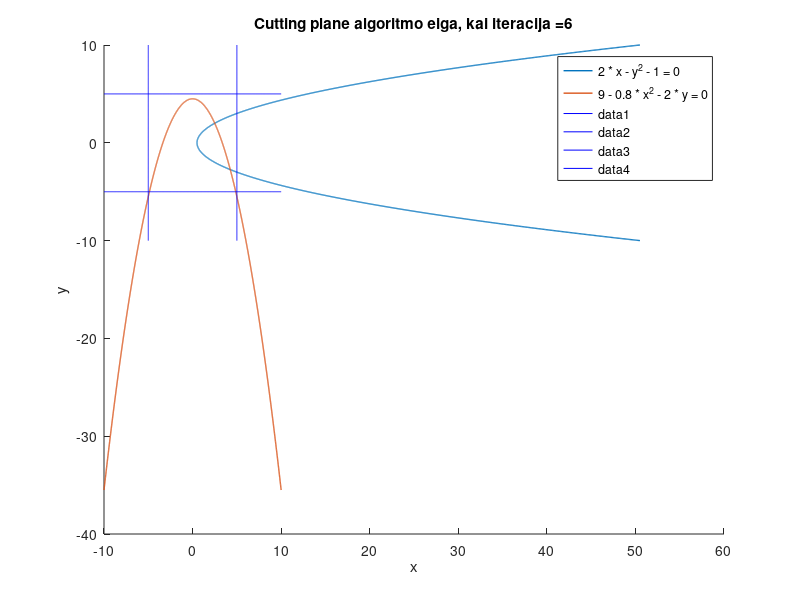

Here is the MATLAB script that generated this plot: (Note: this script raises an error after producing the figure.)
clear all
close all


x = -10:0.01:10;
xx = -10:0.01:10;
% plotting boundaries
% Y1 = sqrt(2.*x - 1);
Y2 = (9 - 0.8*(x.^2)) ./ 2;


figure

hold on
plot((x.^2 + 1) / 2, x,'LineWidth',1); % pirmas constraint
plot(x, Y2,'LineWidth',1);

legend('2 * x - y^2 - 1 = 0', '9 - 0.8 * x^2 - 2 * y = 0');
xlabel('x');
ylabel('y');
plot(x, 5*ones(size(x)), 'b');
plot(x, -5*ones(size(x)), 'b');
plot(5*ones(size(x)), x, 'b');
plot(-5*ones(size(x)), x, 'b');

% f(x,y) = -x - y
% subject to 2x - y^2 - 1 >= 0
% and 9 - 0.8*x^2 - 2y >= 0

% linearization of constraints
% new constraints -5 <= x <= 5 , -5 <= y <= 5
x_min = -500; x_max = 500;
y_min = -500; y_max = 500;


% Iterate while most demaged function is more than EPS
EPS = 1e-5;
f = [-1; -1];
A =  [];
b = [];
lb = [-5; -5];
ub = [5; 5];
hold on
X = [0,0];
ITER = 6;
str =strcat('Cutting plane algoritmo eiga, kai iteracija = ', int2str(ITER));
title(str)
oldpnt=X;
for i = 1:500
    [x,fval,exitflag,output,lambda] = linprog(f,A,b,[],[],lb,ub);
    x
    X = x;
    val1 = g1(X);
    val2 = g2(X);
    minval = min(val1, val2);
    if(abs(minval) < EPS)
        break;
    end
    % stuff
    if(g1(X) < g2(X))
        [grad_x, grad_y] = grad_g1(X);
        A = [A; -grad_x -grad_y];
        b = [b g1(X)-X(1)*grad_x-X(2)*grad_y];
        
        % Draw line
        
        %get two points :( sad
        x_low = -10;
        x_high = 10;
        
        pnt1 = [x_low, (-g1(X) -grad_x.*(x_low-X(1)) + grad_y*X(2))./grad_y]; 
        pnt2 = [x_high, (-g1(X) -grad_x.*(x_high-X(1)) + grad_y*X(2))./grad_y]; 
        
       if(i ~= ITER)
            pl = plot([pnt1(1), pnt2(1)], [pnt1(2) , pnt2(2)], '--','LineWidth',1, 'color', 'black');
            pl.Color=[0,0,0, 0.14];
       else
            pl = plot([pnt1(1), pnt2(1)], [pnt1(2) , pnt2(2)],'LineWidth',3, 'color', 'green');

       end
        %p1 = plot(xx, (-g1(X) -grad_x.*(xx-X(1)) + grad_y*X(2))./grad_y, 'black');
       
    else
        [grad_x, grad_y] = grad_g2(X);
        A = [A; -grad_x -grad_y];
        b = [b  g2(X)-X(1)*grad_x-X(2)*grad_y]; 
        
        % Draw line
        x_low = -10;
        x_high = 10;
        
        pnt1 = [x_low, (-g2(X) -grad_x.*(x_low-X(1)) + grad_y*X(2))./grad_y]; 
        pnt2 = [x_high, (-g2(X) -grad_x.*(x_high-X(1)) + grad_y*X(2))./grad_y]; 
        
       if(i ~= ITER)
            pl = plot([pnt1(1), pnt2(1)], [pnt1(2) , pnt2(2)], '--','LineWidth',1, 'color', 'black');
            pl.Color=[0,0,0, 0.14];
       else
            pl = plot([pnt1(1), pnt2(1)], [pnt1(2) , pnt2(2)],'LineWidth',3, 'color', 'green');

       end
    end
    if(i == ITER)
        plot(x(1), x(2), 'r*')
    end
    if(i-1==ITER)
        diff = x - oldpnt;
        quiver(oldpnt(1), oldpnt(2), diff(1), diff(2),0, 'magenta', 'LineWidth', 2, 'MaxHeadSize', 3);
        
    end
    oldpnt=x;
end

% f(x,y) = -x -2y
% g1(x,y) = 1 - x^2 - y >= 0
% g2(x,y) = y >= 0
%
% Limits: -2 <= x <= 2
%         -1 <= y <= 2
%
% LPP0 yields X0 = [2; 2]
%
% Linearize g1 at X0: -4x -y >= -5
%
xlim([-10 10])
ylim([-10 10])